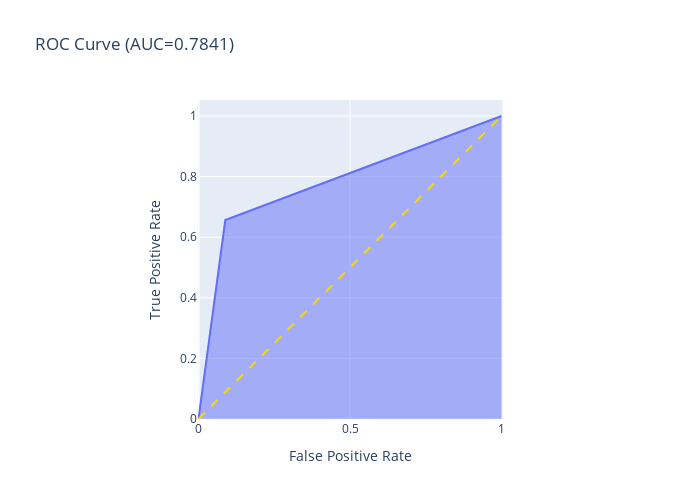

This figure's notebook cell:
### Markdown cell above
**Area Under Curve plot**
 
 Information in Roc Curve is available [here](https://developers.google.com/machine-learning/crash-course/classification/roc-and-auc).

### Code cell
import plotly.express as px
from sklearn.metrics import roc_curve, auc
y_score = Baseline1.predict_proba(X_test)[:, 1]
fpr, tpr, thresholds = roc_curve(y_test, y_score)
fig = px.area(
    x=fpr, y=tpr,
    title=f'ROC Curve (AUC={auc(fpr, tpr):.4f})',
    labels=dict(x='False Positive Rate', y='True Positive Rate'),
    width=700, height=500
)
fig.add_shape(
    type='line', line=dict(color="gold",dash='dash'),
    x0=0, x1=1, y0=0, y1=1
)

fig.update_yaxes(scaleanchor="x", scaleratio=1)
fig.update_xaxes(constrain='domain')
fig.show()

### Figure 1 — Plotly figure (JSON) as saved in the notebook; plotly's stock layout.template omitted (floating-point values rounded to 4 significant figures)
{"data": [{"hovertemplate": "False Positive Rate=%{x}<br>True Positive Rate=%{y}<extra></extra>", "legendgroup": "", "line": {"color": "#636efa"}, "mode": "lines", "name": "", "orientation": "v", "showlegend": false, "stackgroup": "1", "type": "scatter", "x": [0, 0.08846, 1], "xaxis": "x", "y": [0, 0.6566, 1], "yaxis": "y"}], "layout": {"height": 500, "legend": {"tracegroupgap": 0}, "shapes": [{"line": {"color": "gold", "dash": "dash"}, "type": "line", "x0": 0, "x1": 1, "y0": 0, "y1": 1}], "title": {"text": "ROC Curve (AUC=0.7841)"}, "width": 700, "xaxis": {"anchor": "y", "autorange": true, "constrain": "domain", "domain": [0.2176, 0.7824], "range": [-0.0033, 1.003], "title": {"text": "False Positive Rate"}, "type": "linear"}, "yaxis": {"anchor": "x", "autorange": true, "domain": [0, 1], "range": [-0.0033, 1.053], "scaleanchor": "x", "scaleratio": 1, "title": {"text": "True Positive Rate"}, "type": "linear"}}}
